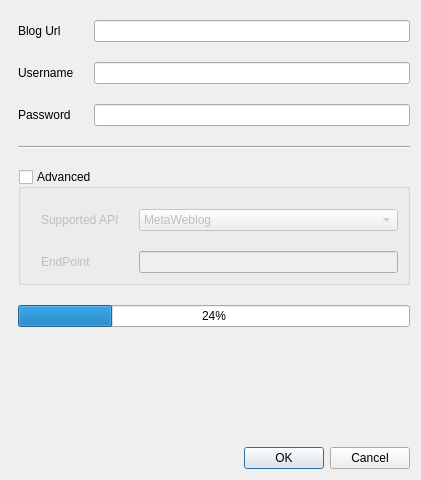
<?xml version="1.0" encoding="UTF-8"?>
<ui version="4.0">
 <class>AddBlogDialog</class>
 <widget class="QDialog" name="AddBlogDialog">
  <property name="geometry">
   <rect>
    <x>0</x>
    <y>0</y>
    <width>421</width>
    <height>480</height>
   </rect>
  </property>
  <property name="windowTitle">
   <string>Add New Blog</string>
  </property>
  <layout class="QGridLayout" name="gridLayout">
   <property name="leftMargin">
    <number>18</number>
   </property>
   <property name="topMargin">
    <number>20</number>
   </property>
   <property name="spacing">
    <number>20</number>
   </property>
   <item row="1" column="0">
    <widget class="QLabel" name="blogurllbl">
     <property name="text">
      <string>Blog Url</string>
     </property>
    </widget>
   </item>
   <item row="1" column="1">
    <widget class="QLineEdit" name="blogurltxt"/>
   </item>
   <item row="2" column="0">
    <widget class="QLabel" name="usernamelbl">
     <property name="text">
      <string>Username</string>
     </property>
    </widget>
   </item>
   <item row="2" column="1">
    <widget class="QLineEdit" name="usernametxt"/>
   </item>
   <item row="3" column="0">
    <widget class="QLabel" name="passwordlbl">
     <property name="text">
      <string>Password</string>
     </property>
    </widget>
   </item>
   <item row="3" column="1">
    <widget class="QLineEdit" name="passwordtxt"/>
   </item>
   <item row="4" column="0" colspan="2">
    <widget class="Line" name="line">
     <property name="orientation">
      <enum>Qt::Horizontal</enum>
     </property>
    </widget>
   </item>
   <item row="5" column="0" colspan="2">
    <widget class="QGroupBox" name="addBlogAdvGroupBox">
     <property name="title">
      <string>Advanced</string>
     </property>
     <property name="flat">
      <bool>false</bool>
     </property>
     <property name="checkable">
      <bool>true</bool>
     </property>
     <property name="checked">
      <bool>false</bool>
     </property>
     <layout class="QFormLayout" name="formLayout">
      <property name="horizontalSpacing">
       <number>20</number>
      </property>
      <property name="verticalSpacing">
       <number>20</number>
      </property>
      <property name="leftMargin">
       <number>20</number>
      </property>
      <property name="topMargin">
       <number>20</number>
      </property>
      <item row="0" column="0">
       <widget class="QLabel" name="apilbl">
        <property name="text">
         <string>Supported API</string>
        </property>
       </widget>
      </item>
      <item row="0" column="1">
       <widget class="QComboBox" name="apicombo">
        <item>
         <property name="text">
          <string>MetaWeblog</string>
         </property>
        </item>
        <item>
         <property name="text">
          <string>Atom</string>
         </property>
        </item>
        <item>
         <property name="text">
          <string>Blogger</string>
         </property>
        </item>
       </widget>
      </item>
      <item row="1" column="0">
       <widget class="QLabel" name="endpoinlbl">
        <property name="text">
         <string>EndPoint</string>
        </property>
       </widget>
      </item>
      <item row="1" column="1">
       <widget class="QLineEdit" name="endpointtxt"/>
      </item>
     </layout>
    </widget>
   </item>
   <item row="8" column="0" colspan="2">
    <widget class="QDialogButtonBox" name="addBlogButtonBox">
     <property name="orientation">
      <enum>Qt::Horizontal</enum>
     </property>
     <property name="standardButtons">
      <set>QDialogButtonBox::Cancel|QDialogButtonBox::Ok</set>
     </property>
    </widget>
   </item>
   <item row="7" column="0" colspan="2">
    <widget class="QLabel" name="warninglbl">
     <property name="text">
      <string/>
     </property>
    </widget>
   </item>
   <item row="6" column="0" colspan="2">
    <widget class="QProgressBar" name="verifyDataProgressBar">
     <property name="value">
      <number>24</number>
     </property>
    </widget>
   </item>
  </layout>
 </widget>
 <resources/>
 <connections/>
</ui>
